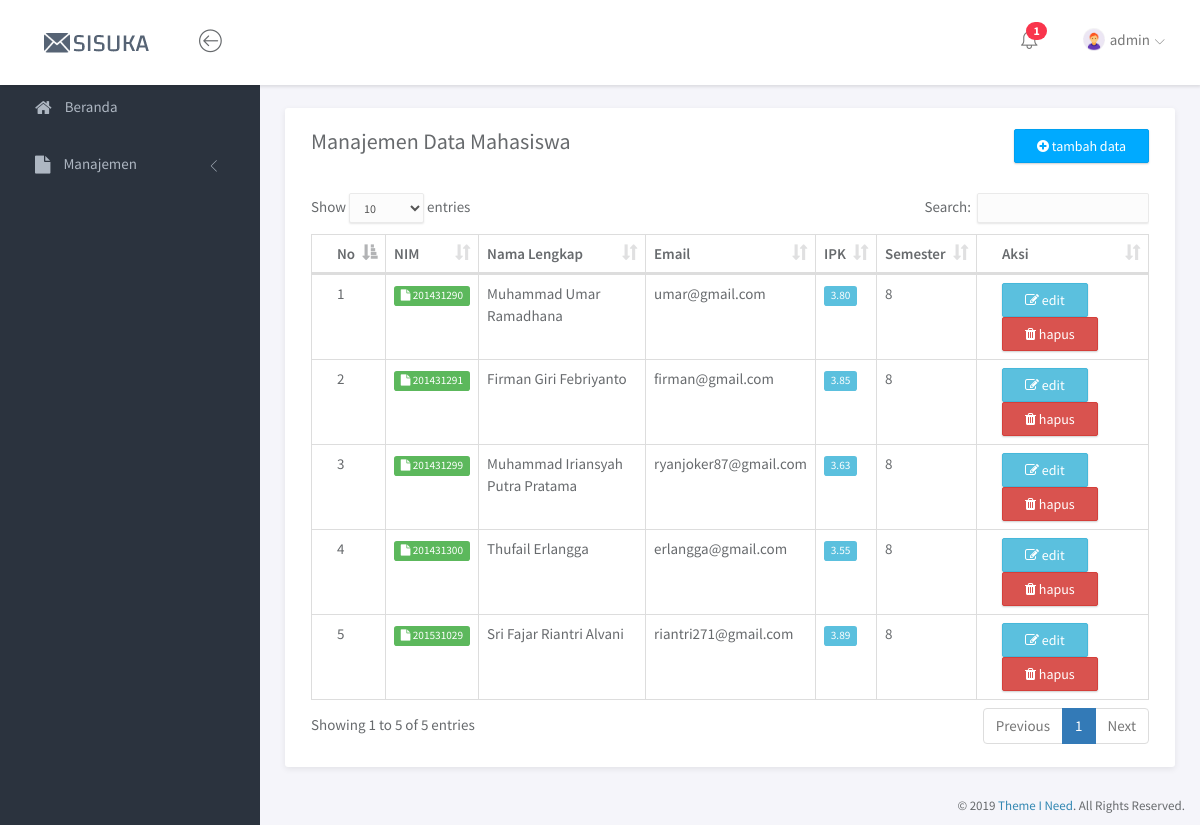
Before: /index.php?page=mahasiswa (signed in) with the older database file.
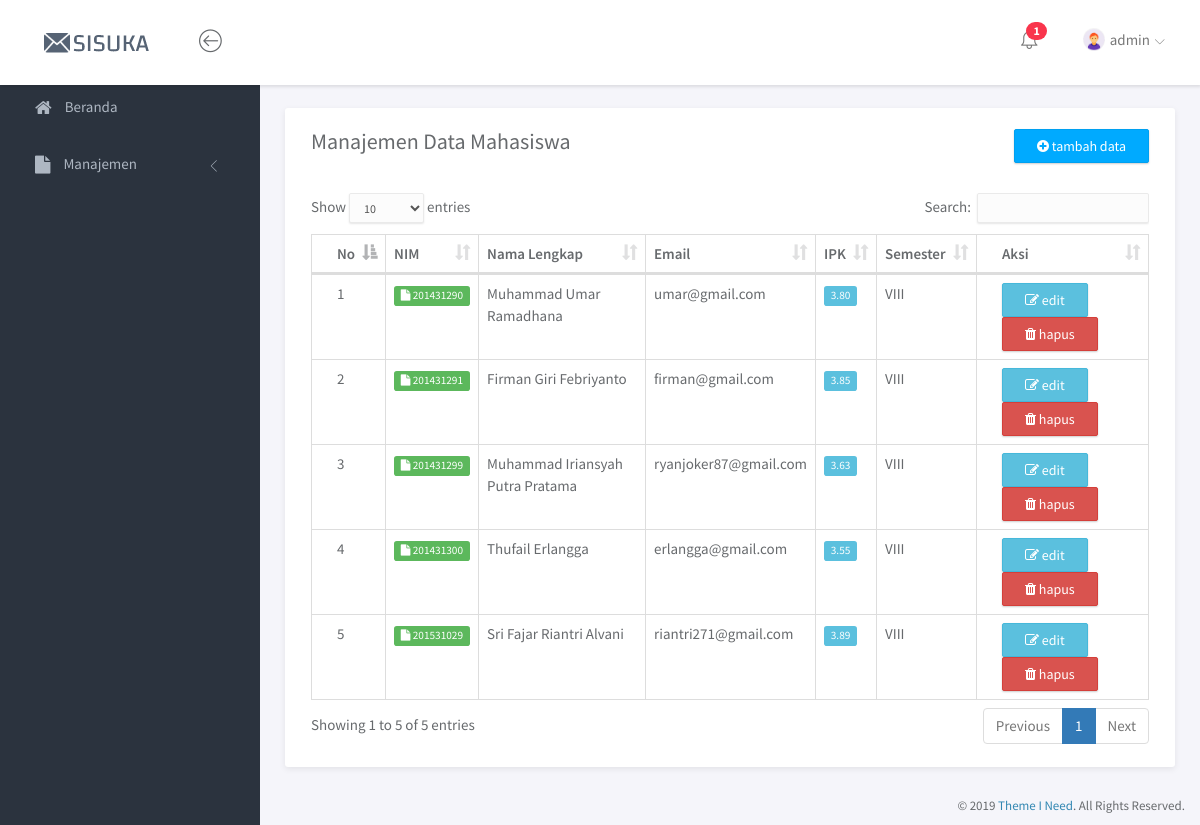
After: the same page with the newer database file.
### tables this page shows
CREATE TABLE `tbl_mahasiswa` (
  `nim` varchar(15) NOT NULL,
  `nama_lengkap` varchar(100) NOT NULL,
  `email` varchar(50) NOT NULL,
  `ipk` decimal(3,2) NOT NULL,
  `semester` varchar(5) NOT NULL,
  `password` varchar(10) NOT NULL,
  `terakhir_login` timestamp NULL DEFAULT NULL ON UPDATE CURRENT_TIMESTAMP
);

### page/mahasiswa/mahasiswa.php (the view, shortened to what this page needs)
<div class="panel panel-headline">
    <div class="panel-heading">
        <div class="row">
            <div class="col-md-12">
                <div class="pull-left">
                    <h3 class="panel-title">Manajemen Data Mahasiswa</h3>
                </div>
                <div class="pull-right">
                    <a href="?page=mahasiswatambah" class="btn btn-primary"><i class="fa fa-plus-circle"></i> tambah data</a>
                </div>
            </div>
        </div>
    </div>
    <div class="panel-body">
        <div class="row">
            <div class="col-md-12">
                <div class="table-responsive">
                    <table class="table table-bordered example">
                        <thead>
                            <tr>
                                <th>No</th>
                                <th>NIM</th>
                                <th>Nama Lengkap</th>
                                <th>Email</th>
                                <th>IPK</th>
                                <th>Semester</th>
                                <th>Aksi</th>
                            </tr>
                        </thead>
                        <tbody>
                            <?php
                            $no = 1;
                            $q = mysqli_query($conn, "SELECT * FROM tbl_mahasiswa");
                            while($data=mysqli_fetch_array($q)){ ?>
                                <tr>
                                    <td><?= $no ?></td>
                                    <td><span class="label label-success"><i class="fa fa-file"></i> <?= $data['nim'] ?></span></td>
                                    <td><?= $data['nama_lengkap'] ?></td>
                                    <td><?= $data['email'] ?></td>
                                    <td><span class="label label-info"><?= $data['ipk'] ?></span></td>
                                    <td><?= $data['semester'] ?></td>
                                    <td>
                                        <a href="?page=mahasiswaedit&id=<?= $data['nim'] ?>" class="btn btn-info"><i class="fa fa-edit"></i> edit</a>
                                        <a href="?page=mahasiswahapus&id=<?= $data['nim'] ?>" class="btn btn-danger"><i class="fa fa-trash"></i> hapus</a>
                                    </td>
                                </tr>
                            <?php $no++; } ?>
                        </tbody>
                    </table>
                </div>
            </div>
        </div>
    </div>
</div>

Changed rows visible on the page:
changed tbl_mahasiswa "Muhammad Umar Ramadhana": semester "8" → "VIII"
changed tbl_mahasiswa "Firman Giri Febriyanto": semester "8" → "VIII"
changed tbl_mahasiswa "Muhammad Iriansyah Putra Pratama": semester "8" → "VIII"
changed tbl_mahasiswa "Thufail Erlangga": semester "8" → "VIII"
changed tbl_mahasiswa "Sri Fajar Riantri Alvani": semester "8" → "VIII"
